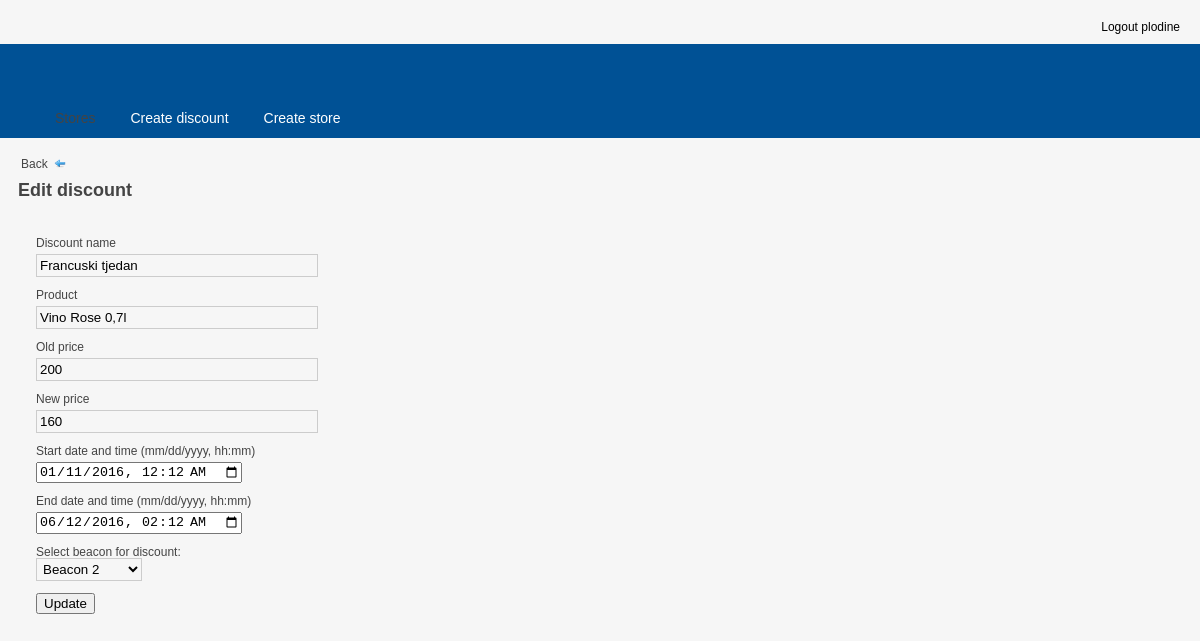
Screenshot of /php/edit_discount.php?id=9 (signed in) with the database file from the repository.
### tables this page shows
CREATE TABLE IF NOT EXISTS `discounts` (
  `id` int(11) NOT NULL AUTO_INCREMENT,
  `id_store` int(11) NOT NULL,
  `id_beacon` int(11) NOT NULL,
  `name` varchar(50) NOT NULL,
  `product` varchar(50) NOT NULL,
  `new_price` float NOT NULL,
  `old_price` float NOT NULL,
  `valid_from` datetime NOT NULL,
  `valid_to` datetime NOT NULL,
  PRIMARY KEY (`id`),
  KEY `id_store` (`id_store`,`id_beacon`)
);

CREATE TABLE IF NOT EXISTS `beacon` (
  `id` int(11) NOT NULL AUTO_INCREMENT,
  `beacon_name` varchar(100) NOT NULL,
  `factory_id` varchar(17) NOT NULL,
  PRIMARY KEY (`id`)
);

### php/edit_discount.php (the view, shortened to what this page needs)
<html>
    <head>
        <link rel="stylesheet" type="text/css" href="../css/styles.css" />
    </head>
    <body>
        <div id="header">
            <div id="header-status">
                <div >
                    <div >
                    </div>
                    <div >
                        <?php include "logout_menu.php"; ?>
                    </div>
                </div>
                <?php
                    include('menu.php');
                ?>
        </div>
        <div >
                <div class="module">
                             <?php
                                $sql= mysql_query ("SELECT id_store FROM discounts where id=" . $_GET['id']);
                                $row = mysql_fetch_array($sql);
                                echo '<a href="store_discounts.php?id=' . $row['id_store'] . '" " class="button">';
                             ?>
                        	<span>Back&nbsp;&nbsp;<img src="../img/arrow-180.gif" width="12" height="9"  /></span>
                        </a>
                     <h2><span><br/>Edit discount</span></h2>
                     <div class="module-body">
                        <form method="POST" action="update_discount.php" id="forma" onsubmit="return validacija()">
                            <?php
                        function formatDate($d){
                            $d[10] = 'T';
                            return $d;
                        }
                                $sql= mysql_query ("SELECT * FROM discounts where id=" . $_GET['id']);
                                $row = mysql_fetch_array($sql);
                        echo "
						<p>
                            <label>Discount name</label>
                            <input type='text'  name='name' placeholder='Name' class='input-short' value='".$row['name']."' required/>
                        </p>
                         <p>
                            <label>Product</label>
                            <input type='text'  name='product' placeholder='Product' class='input-short' value='".$row['product']."' required/>
                        </p>
                         <p>
                            <label>Old price</label>
                            <input type='text'  name='oldPrice' placeholder='Old price' class='input-short' value='".$row['old_price']."' required/>
                        </p>
                         <p>
                            <label>New price</label>
                            <input type='text'  name='newPrice' placeholder='New price' class='input-short' value='".$row['new_price']."' required/>
                        </p>
                         <p>
                            <label>Start date and time (mm/dd/yyyy, hh:mm)</label>
                            <input id='start' name='start' type='datetime-local' value='".formatDate($row['valid_from'])."' required>
                        </p>
                         <p>
                            <label>End date and time (mm/dd/yyyy, hh:mm)</label>
                            <input id='end' name='end' type='datetime-local' value='".formatDate($row['valid_to'])."' required>
                        </p>
                                Select beacon for discount:</br><select name='beacon' required>
                                <option value=''>Please select</option>";
                            $sql= mysql_query ("SELECT * FROM beacon");
                                while ($beacon_row = mysql_fetch_array($sql))
                                {
                                    echo "<option value='" .$beacon_row['id'] . "'";
                                    if($beacon_row['id'] == $row['id_beacon'])
                                        echo " selected";
                                    echo ">" .$beacon_row['beacon_name'] . "</option>";
                                }
                                echo "</select>
                                <input type='hidden'  name='id' value='".$_GET['id']."' required/>";
                            ?>
                            <br><br>  <input  type="submit" value="Update" />
                        </form>
                     </div>
                </div>
            </div>
			</div>
	</body>
</html>

### css/styles.css (style rules this page uses)
body { font: 12px/1.5 "Lucida Sans Unicode", "Lucida Grande", sans-serif; color: #444444; background-color: #f6f6f6; margin: 0; line-height: 1; }
div.module { background: no-repeat scroll bottom left; float: center; width: 100%; margin-bottom: 20px; }
div.module div.module-body { background: no-repeat scroll bottom right; padding: 5px 3% 20px 3%; float: left; width: 94%; }
div.module h2 span { background: no-repeat top right; display: block; line-height: 20px; padding: 7px 0 5px 18px; }
#header { margin-bottom: 20px; }
#header-status { padding: 0; color: #aaaaaa; }
label { display: block; margin-bottom: 5px; }
.input-short { padding: 3px; }
select { padding: 2px; }
.input-short { width: 25% }
input.input-short, select { background: repeat-x #f6f6f6; border: 0; border: 1px solid #cccccc; }
div.module a.button { display: block; float: left; height: 26px; padding-right: 11px; padding-left: 11px; text-decoration: none; color: #444444; font-size:12px; }
div.module a.button span { display: block; line-height: 15px; padding: 4px 0 7px 10px; }

### rows the page displays
discounts: name "Francuski tjedan", product "Vino Rose 0,7l", oldPrice "200", newPrice "160", start "01/11/2016 00:12", end "06/12/2016 02:12", beacon "Beacon 2"

### other values shown
$_SESSION['username'] "plodine"
